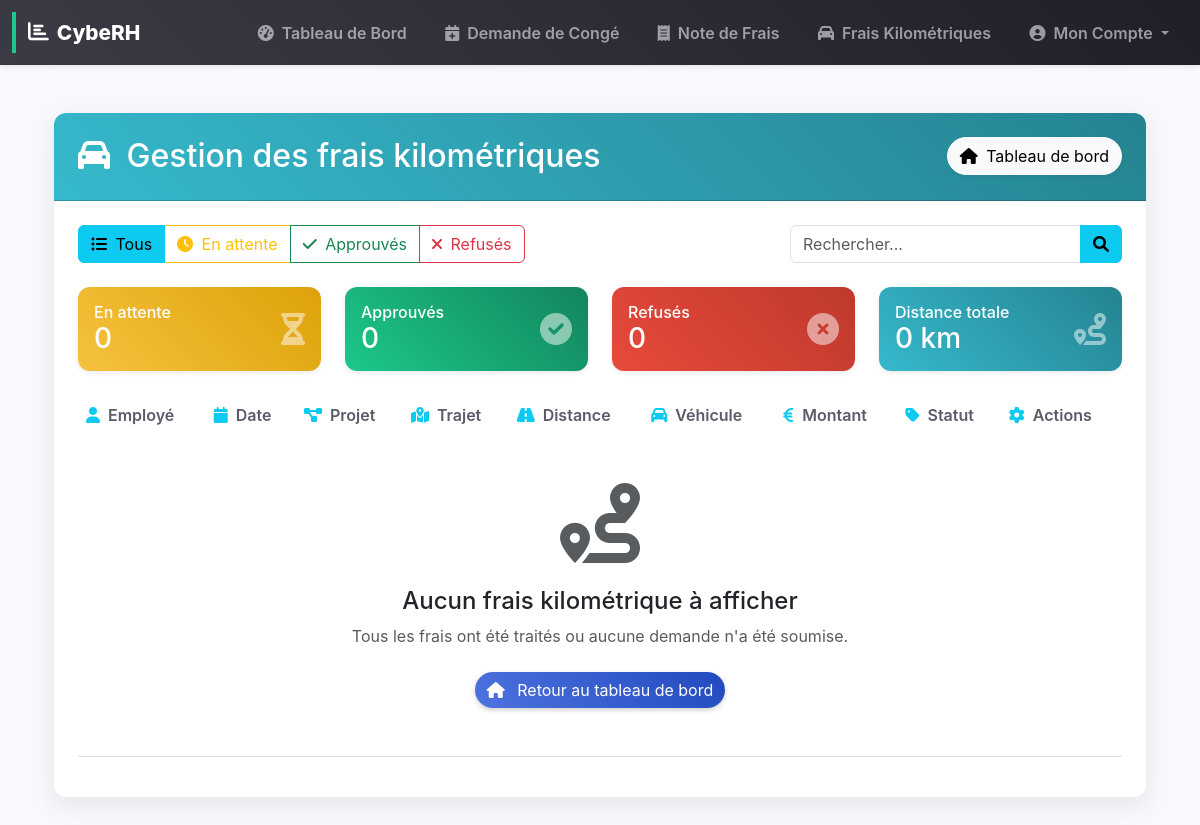
The page /manage-kilometric-expenses/ (signed in) on the database as committed earlier.
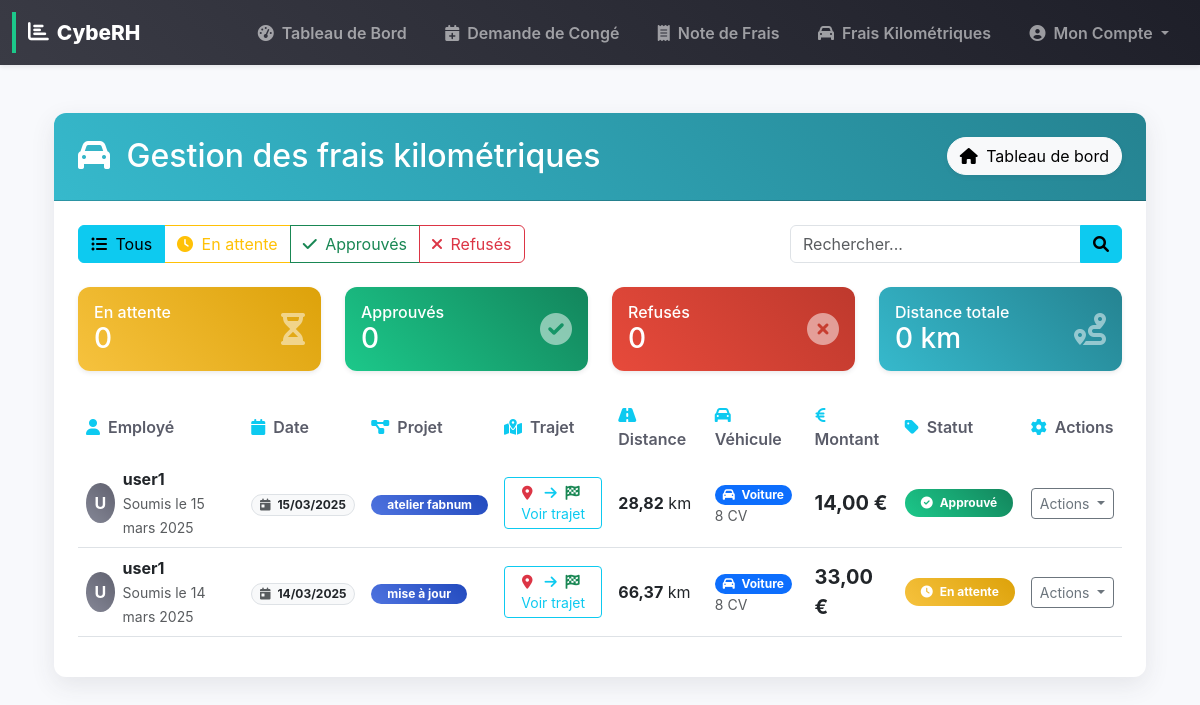
The same page on the database as committed later.
### rh_management/models.py (models this page shows, shortened)
class KilometricExpense(models.Model):
    user = models.ForeignKey(User, on_delete=models.CASCADE)
    date = models.DateField()
    vehicle_type = models.CharField(max_length=20, choices=VEHICLE_TYPES)
    fiscal_power = models.IntegerField()
    departure = models.CharField(max_length=255)
    departure_lat = models.FloatField(blank=True, null=True)
    departure_lng = models.FloatField(blank=True, null=True)
    arrival = models.CharField(max_length=255)
    arrival_lat = models.FloatField(blank=True, null=True)
    arrival_lng = models.FloatField(blank=True, null=True)
    distance = models.FloatField(blank=True, null=True)
    project = models.CharField(max_length=255, blank=True, null=True)
    amount = models.DecimalField(max_digits=10, decimal_places=2)
    status = models.CharField(max_length=10, choices=STATUS_CHOICES, default='pending')
    description = models.CharField(max_length=255, blank=True)
    notification_emails = models.TextField(blank=True, null=True)

### rh_management/views.py (the view)
# urls.py: path("manage-kilometric-expenses/", manage_kilometric_expenses, name="manage_kilometric_expenses"),  # Manage kilometric expenses
@login_required
@user_passes_test(is_admin_hr_or_encadrant)  # Mise à jour pour inclure les encadrants
def manage_kilometric_expenses(request):
    expenses = KilometricExpense.objects.all().order_by("-date")
    return render(request, "rh_management/manage_kilometric_expenses.html", {"expenses": expenses})

### rh_management/views.py (called while the page is built)
def is_admin_hr_or_encadrant(user):
    return (user.is_superuser or
            is_rh(user) or  # Utilisation de la fonction is_rh au lieu de la duplication de sa logique
            user.groups.filter(name__in=["HR", "Encadrant"]).exists())

### templates/rh_management/manage_kilometric_expenses.html (shortened to what the changed rows need)
{% extends 'base.html' %}
{% block content %}
<div class="container mt-5">
    <div class="card border-0 shadow-lg rounded-4 overflow-hidden mb-5 animate-fade-in">
        <div class="card-header bg-gradient-info text-white p-4">
            <div class="d-flex justify-content-between align-items-center">
                <h2 class="mb-0"><i class="fas fa-car me-2"></i> Gestion des frais kilométriques</h2>
            </div>
        </div>
        <div class="card-body p-4">
            <div class="table-responsive">
                <table class="table table-hover align-middle datatable">
                    <thead class="bg-light">
                        <tr>
                            <th class="border-0"><i class="fas fa-user me-2 text-info"></i>Employé</th>
                            <th class="border-0"><i class="fas fa-calendar me-2 text-info"></i>Date</th>
                            <th class="border-0"><i class="fas fa-project-diagram me-2 text-info"></i>Projet</th>
                            <th class="border-0"><i class="fas fa-map-marked-alt me-2 text-info"></i>Trajet</th>
                            <th class="border-0"><i class="fas fa-road me-2 text-info"></i>Distance</th>
                            <th class="border-0"><i class="fas fa-car me-2 text-info"></i>Véhicule</th>
                            <th class="border-0"><i class="fas fa-euro-sign me-2 text-info"></i>Montant</th>
                            <th class="border-0"><i class="fas fa-tag me-2 text-info"></i>Statut</th>
                            <th class="border-0"><i class="fas fa-cog me-2 text-info"></i>Actions</th>
                        </tr>
                    </thead>
                    <tbody>
                        {% for expense in expenses %}
                        <tr class="expense-row" data-status="{{ expense.status }}">
                            <td>
                                <div class="d-flex align-items-center">
                                    <div class="avatar-circle bg-gradient-secondary text-white me-2">
                                        {{ expense.user.username|first|upper }}
                                    </div>
                                    <div>
                                        <span class="fw-bold d-block">{{ expense.user.get_full_name|default:expense.user.username }}</span>
                                        <small class="text-muted">Soumis le {{ expense.created_at|date:"d/m/Y"|default:expense.date }}</small>
                                    </div>
                                </div>
                            </td>
                            <td>
                                <span class="badge bg-light text-dark rounded-pill border">
                                    <i class="fas fa-calendar-day text-muted me-1"></i> {{ expense.date|date:"d/m/Y" }}
                                </span>
                            </td>
                            <td>
                                {% if expense.project %}
                                    <span class="badge bg-gradient-primary rounded-pill px-3">{{ expense.project }}</span>
                                {% else %}
                                    <span class="text-muted">-</span>
                                {% endif %}
                            </td>
                            <td>
                                <button type="button" class="btn btn-sm btn-outline-info view-map-btn" data-bs-toggle="modal" data-bs-target="#mapModal{{ expense.id }}">
                                    <i class="fas fa-map-marker-alt text-danger me-1"></i>
                                    <i class="fas fa-arrow-right mx-1"></i>
                                    <i class="fas fa-flag-checkered text-success me-1"></i> Voir trajet
                                </button>
                            </td>
                            <td>
                                <strong>{{ expense.distance }}</strong> km
                            </td>
                            <td>
                                {% if expense.vehicle_type == 'car' %}
                                    <span class="badge bg-primary rounded-pill">
                                        <i class="fas fa-car me-1"></i> Voiture
                                    </span>
                                {% elif expense.vehicle_type == 'electric_car' %}
                                    <span class="badge bg-success rounded-pill">
                                        <i class="fas fa-charging-station me-1"></i> Électrique
                                    </span>
                                {% elif expense.vehicle_type == 'motorbike' %}
                                    <span class="badge bg-warning rounded-pill">
                                        <i class="fas fa-motorcycle me-1"></i> Moto
                                    </span>
                                {% elif expense.vehicle_type == 'bicycle' %}
                                    <span class="badge bg-info rounded-pill">
                                        <i class="fas fa-bicycle me-1"></i> Vélo
                                    </span>
                                {% endif %}
                                <small class="text-muted d-block">{{ expense.fiscal_power }} CV</small>
                            </td>
                            <td>
                                <span class="fw-bold fs-5">{{ expense.amount }} €</span>
                            </td>
                            <td>
                                <span class="badge bg-gradient-{% if expense.status == 'approved' %}success{% elif expense.status == 'rejected' %}danger{% else %}warning{% endif %} rounded-pill px-3 py-2">
                                    {% if expense.status == 'approved' %}
                                        <i class="fas fa-check-circle me-1"></i> Approuvé
                                    {% elif expense.status == 'rejected' %}
                                        <i class="fas fa-times-circle me-1"></i> Refusé
                                    {% else %}
                                        <i class="fas fa-clock me-1"></i> En attente
                                    {% endif %}
                                </span>
                            </td>
                            <td>
                                <div class="dropdown">
                                    <button class="btn btn-sm btn-outline-secondary dropdown-toggle" type="button" id="actionDropdown{{ expense.id }}" data-bs-toggle="dropdown" aria-expanded="false">
                                        Actions
                                    </button>
                                </div>
                            </td>
                        </tr>
                        {% empty %}
                        <tr>
                            <td colspan="9" class="text-center py-5">
                                <div class="d-flex flex-column align-items-center">
                                    <div class="empty-state mb-4">
                                        <i class="fas fa-route fa-5x text-muted"></i>
                                    </div>
                                    <h4 class="mb-2">Aucun frais kilométrique à afficher</h4>
                                    <p class="text-muted mb-4">Tous les frais ont été traités ou aucune demande n'a été soumise.</p>
                                    <a href="{% url 'dashboard' %}" class="btn btn-gradient-primary rounded-pill">
                                        <i class="fas fa-home me-2"></i> Retour au tableau de bord
                                    </a>
                                </div>
                            </td>
                        </tr>
                        {% endfor %}
                    </tbody>
                </table>
            </div>
        </div>
    </div>
</div>
<link rel="stylesheet" href="https://unpkg.com/leaflet/dist/leaflet.css" />
{% endblock %}

Rows that differ between the two databases and show on the page:
added KilometricExpense: user.username|first "U", user.get_full_name "user1", created_at "15 mars 2025", date "15/03/2025", project "atelier fabnum", distance "28,82", vehicle_type "car" (drawn), fiscal_power "8", amount "14,00", status "approved" (drawn)
added KilometricExpense: user.username|first "U", user.get_full_name "user1", created_at "14 mars 2025", date "14/03/2025", project "mise à jour", distance "66,37", vehicle_type "car" (drawn), fiscal_power "8", amount "33,00", status "pending" (drawn)
Other text that changed with them:
text no longer shown: "Aucun frais kilométrique à afficher Tous les frais ont été traités ou aucune demande n'a été soumise. Retour au tableau de bord"
